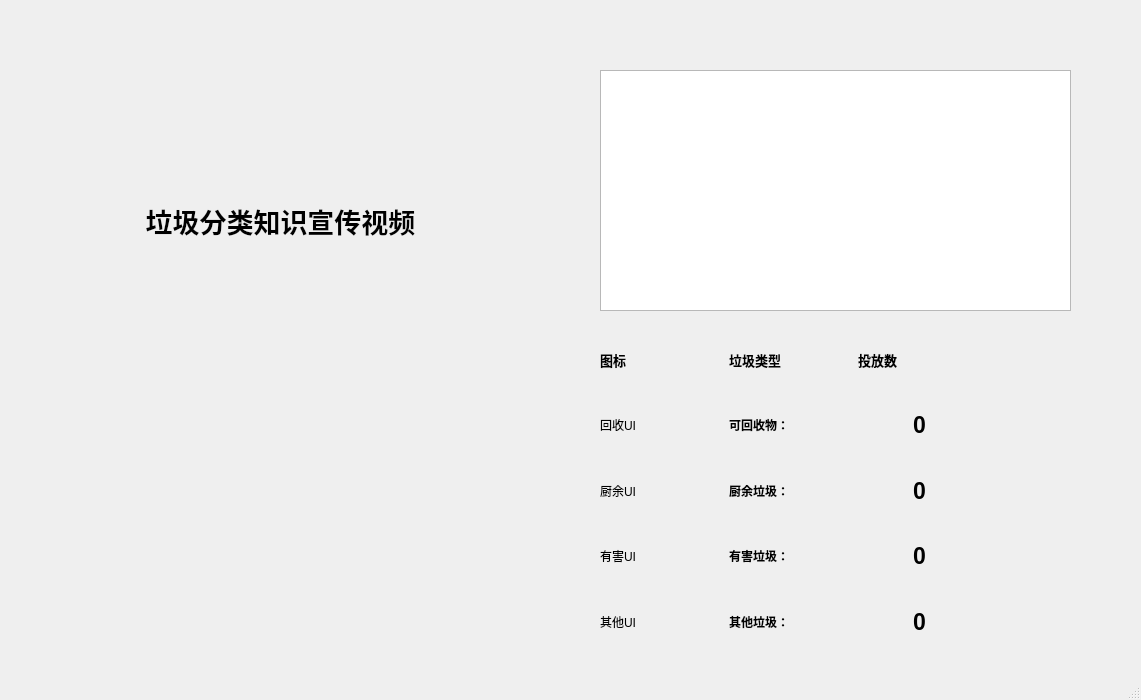
<?xml version="1.0" encoding="UTF-8"?>
<ui version="4.0">
 <class>MainWindow</class>
 <widget class="QMainWindow" name="MainWindow">
  <property name="geometry">
   <rect>
    <x>0</x>
    <y>0</y>
    <width>1141</width>
    <height>700</height>
   </rect>
  </property>
  <property name="windowTitle">
   <string>MainWindow</string>
  </property>
  <widget class="QWidget" name="centralwidget">
   <widget class="QWidget" name="verticalLayoutWidget_2">
    <property name="geometry">
     <rect>
      <x>600</x>
      <y>330</y>
      <width>381</width>
      <height>321</height>
     </rect>
    </property>
    <layout class="QVBoxLayout" name="verticalLayout_2">
     <item>
      <layout class="QHBoxLayout" name="horizontalLayout">
       <item>
        <widget class="QLabel" name="label_4">
         <property name="font">
          <font>
           <pointsize>10</pointsize>
           <weight>75</weight>
           <bold>true</bold>
          </font>
         </property>
         <property name="text">
          <string>图标</string>
         </property>
        </widget>
       </item>
       <item>
        <widget class="QLabel" name="label_3">
         <property name="font">
          <font>
           <pointsize>10</pointsize>
           <weight>75</weight>
           <bold>true</bold>
          </font>
         </property>
         <property name="text">
          <string>垃圾类型</string>
         </property>
         <property name="textFormat">
          <enum>Qt::AutoText</enum>
         </property>
         <property name="textInteractionFlags">
          <set>Qt::NoTextInteraction</set>
         </property>
        </widget>
       </item>
       <item>
        <widget class="QLabel" name="label_2">
         <property name="font">
          <font>
           <pointsize>10</pointsize>
           <weight>75</weight>
           <bold>true</bold>
          </font>
         </property>
         <property name="text">
          <string>投放数</string>
         </property>
        </widget>
       </item>
      </layout>
     </item>
     <item>
      <layout class="QHBoxLayout" name="horizontalLayout_2">
       <item>
        <widget class="QLabel" name="keui">
         <property name="text">
          <string>回收UI</string>
         </property>
        </widget>
       </item>
       <item>
        <widget class="QLabel" name="ket">
         <property name="font">
          <font>
           <weight>75</weight>
           <bold>true</bold>
          </font>
         </property>
         <property name="text">
          <string>可回收物：</string>
         </property>
        </widget>
       </item>
       <item>
        <widget class="QLabel" name="ke">
         <property name="font">
          <font>
           <pointsize>17</pointsize>
           <weight>75</weight>
           <bold>true</bold>
          </font>
         </property>
         <property name="text">
          <string>0</string>
         </property>
         <property name="alignment">
          <set>Qt::AlignCenter</set>
         </property>
        </widget>
       </item>
      </layout>
     </item>
     <item>
      <layout class="QHBoxLayout" name="horizontalLayout_3">
       <item>
        <widget class="QLabel" name="chuui">
         <property name="text">
          <string>厨余UI</string>
         </property>
        </widget>
       </item>
       <item>
        <widget class="QLabel" name="chut">
         <property name="font">
          <font>
           <weight>75</weight>
           <bold>true</bold>
          </font>
         </property>
         <property name="text">
          <string>厨余垃圾：</string>
         </property>
        </widget>
       </item>
       <item>
        <widget class="QLabel" name="chu">
         <property name="font">
          <font>
           <pointsize>17</pointsize>
           <weight>75</weight>
           <bold>true</bold>
          </font>
         </property>
         <property name="text">
          <string>0</string>
         </property>
         <property name="alignment">
          <set>Qt::AlignCenter</set>
         </property>
        </widget>
       </item>
      </layout>
     </item>
     <item>
      <layout class="QHBoxLayout" name="horizontalLayout_4">
       <item>
        <widget class="QLabel" name="haiui">
         <property name="text">
          <string>有害UI</string>
         </property>
        </widget>
       </item>
       <item>
        <widget class="QLabel" name="hait">
         <property name="font">
          <font>
           <weight>75</weight>
           <bold>true</bold>
          </font>
         </property>
         <property name="text">
          <string>有害垃圾：</string>
         </property>
        </widget>
       </item>
       <item>
        <widget class="QLabel" name="hai">
         <property name="font">
          <font>
           <pointsize>17</pointsize>
           <weight>75</weight>
           <bold>true</bold>
          </font>
         </property>
         <property name="text">
          <string>0</string>
         </property>
         <property name="alignment">
          <set>Qt::AlignCenter</set>
         </property>
        </widget>
       </item>
      </layout>
     </item>
     <item>
      <layout class="QHBoxLayout" name="horizontalLayout_5">
       <item>
        <widget class="QLabel" name="otherui">
         <property name="text">
          <string>其他UI</string>
         </property>
        </widget>
       </item>
       <item>
        <widget class="QLabel" name="othert">
         <property name="font">
          <font>
           <weight>75</weight>
           <bold>true</bold>
          </font>
         </property>
         <property name="text">
          <string>其他垃圾：</string>
         </property>
        </widget>
       </item>
       <item>
        <widget class="QLabel" name="other">
         <property name="font">
          <font>
           <pointsize>17</pointsize>
           <weight>75</weight>
           <bold>true</bold>
          </font>
         </property>
         <property name="text">
          <string>0</string>
         </property>
         <property name="alignment">
          <set>Qt::AlignCenter</set>
         </property>
        </widget>
       </item>
      </layout>
     </item>
    </layout>
   </widget>
   <widget class="QListView" name="listView">
    <property name="geometry">
     <rect>
      <x>600</x>
      <y>70</y>
      <width>471</width>
      <height>241</height>
     </rect>
    </property>
   </widget>
   <widget class="QLabel" name="disvideo">
    <property name="geometry">
     <rect>
      <x>60</x>
      <y>60</y>
      <width>441</width>
      <height>321</height>
     </rect>
    </property>
    <property name="font">
     <font>
      <family>Arial</family>
      <pointsize>20</pointsize>
      <weight>75</weight>
      <bold>true</bold>
     </font>
    </property>
    <property name="tabletTracking">
     <bool>false</bool>
    </property>
    <property name="layoutDirection">
     <enum>Qt::LeftToRight</enum>
    </property>
    <property name="lineWidth">
     <number>1</number>
    </property>
    <property name="midLineWidth">
     <number>0</number>
    </property>
    <property name="text">
     <string>垃圾分类知识宣传视频</string>
    </property>
    <property name="scaledContents">
     <bool>true</bool>
    </property>
    <property name="alignment">
     <set>Qt::AlignCenter</set>
    </property>
   </widget>
  </widget>
  <widget class="QStatusBar" name="statusbar"/>
 </widget>
 <resources>
  <include location="BG_test.qrc"/>
 </resources>
 <connections/>
</ui>
